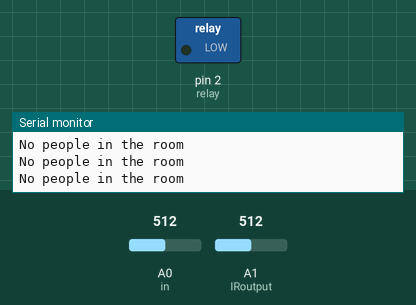
Bench run of a sketch on a simulated Arduino Uno, built with avr-gcc and run on an emulated ATmega328P. Parts: switched loads named in the sketch (green lamp = pin HIGH), the last lines printed to the serial monitor. Inputs (shaded band) come from the test bench; at power-on: A0 (in) = 512, A1 (IRoutput) = 512.

Above: at 4.8 s.
4.9 s: A0 (in) set to 490
At 7.3 s:
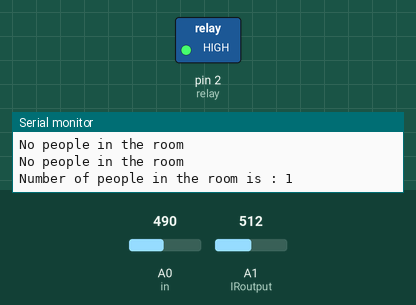
Timing chart, 0 to 8.8 s (numbered marks = the images above; inputs shaded):
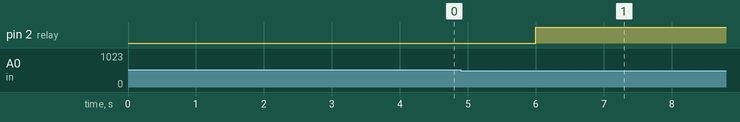

Measured:
- the behaviour switches between 500 and 499 on A0 (in) (found by bisection; images 0 and 1)
- after the input at 4.9 s, pin 2 (relay): LOW → HIGH after 1.1 s

The sketch:

sketch_dec05b.ino
```cpp
int count=0;
int dist=0;
#define in 14
#define out 19
#define relay 2
#define IRinput A0
#define IRoutput A1
void input()
{
  count++;
  if(count>0)
  {
    digitalWrite(relay,HIGH);
    Serial.print("Number of people in the room is : ");
    Serial.print(count);
    Serial.print("\n");
  }
  delay(2000);

  }
void output()
{

  count--;
  if(count<0)
  count = 0;
  if(count>0)
  {
    digitalWrite(relay,HIGH);
    Serial.print("Number of people in the room is : ");
    Serial.print(count);
    Serial.print("\n");
  }
  delay(2000);
}
void setup() {
  // put your setup code here, to run once:
  Serial.begin(9600);
  pinMode(in,INPUT);
  pinMode(out,INPUT);
  pinMode(relay,OUTPUT);
}

void loop() {
  // put your main code here, to run repeatedly:
  if(count==0)
  {
  Serial.print("No people in the room");
  Serial.print("\n");
  delay(2000);
  }
  if(analogRead(IRinput)<500)
  input();
  else if(analogRead(IRoutput)<500)
  output();


}
```
